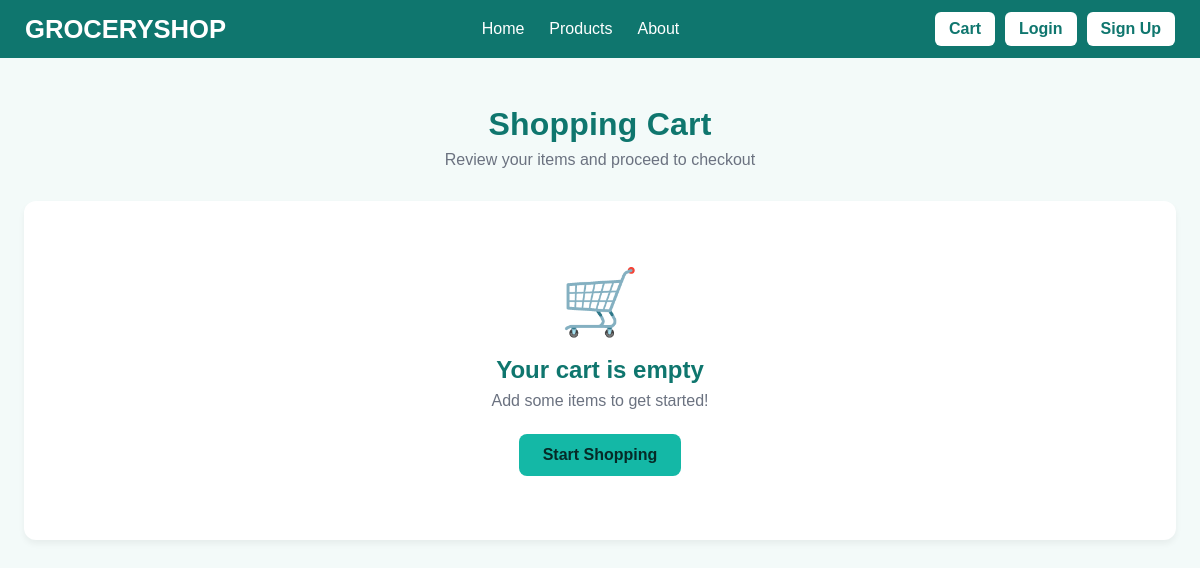
The app's page /cart/ (signed in), older data.
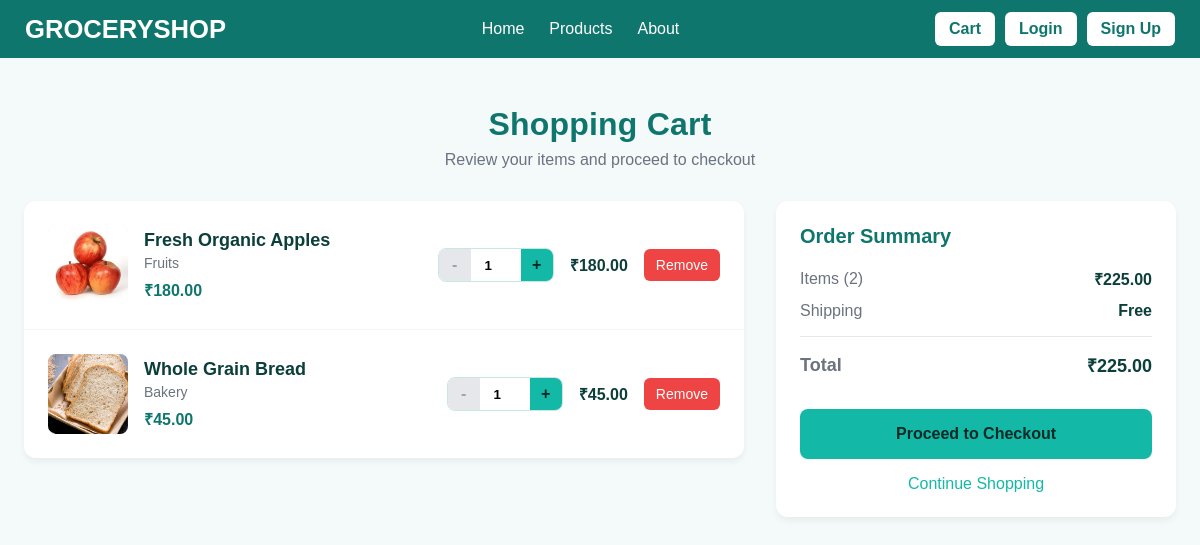
The same page, newer data.
### GroceryShopApp/models.py (models this page shows, shortened)
class CartItem(models.Model):
    cart = models.ForeignKey(Cart, on_delete=models.CASCADE)
    product = models.ForeignKey(Product, on_delete=models.CASCADE)
    quantity = models.PositiveIntegerField(default=1)
    added_at = models.DateTimeField(auto_now_add=True)
    @property
    def total_price(self):
        return self.product.price * self.quantity

class Product(models.Model):
    name = models.CharField(max_length=200)
    description = models.TextField(blank=True)
    price = models.DecimalField(max_digits=10, decimal_places=2)
    image = models.ImageField(upload_to='products/', blank=True, null=True)
    stock_quantity = models.PositiveIntegerField(default=0)
    category = models.CharField(max_length=100, blank=True)
    created_at = models.DateTimeField(auto_now_add=True)
    updated_at = models.DateTimeField(auto_now=True)

### GroceryShopApp/views.py (the view)
# urls.py: path("cart/", views.cart, name="cart"),
@login_required
def cart(request):
    cart, created = Cart.objects.get_or_create(user=request.user)
    cart_items = CartItem.objects.filter(cart=cart)
    total_items = sum(item.quantity for item in cart_items)
    total_price = sum(item.total_price for item in cart_items)
    return render(request, "Cart.html", {
        "cart_items": cart_items,
        "cart": cart,
        "total_items": total_items,
        "total_price": total_price
    })

### templates/Cart.html (shortened to what this page needs)
<!DOCTYPE html>
<html lang="en">
<head>
</head>
<body>
    {% include 'Navbar.html' %}
    {% load static %}
    <div class="container">
        <div class="cart-header">
            <h1>Shopping Cart</h1>
            <p>Review your items and proceed to checkout</p>
        </div>
        {% if cart_items %}
        <div class="cart-content">
            <div class="cart-items">
                {% for item in cart_items %}
                <div class="cart-item" data-item-id="{{ item.id }}">
                    <div class="item-image">
                        {% if item.product.image %}
                            <img src="{{ item.product.image.url }}" alt="{{ item.product.name }}">
                        {% else %}
                            <div class="placeholder">📦</div>
                        {% endif %}
                    </div>
                    <div class="item-details">
                        <h3 class="item-name">{{ item.product.name }}</h3>
                        {% if item.product.category %}
                            <p class="item-category">{{ item.product.category }}</p>
                        {% endif %}
                        <p class="item-price">₹{{ item.product.price|floatformat:2 }}</p>
                    </div>
                    <div class="item-controls">
                        <div class="quantity-controls">
                            <button class="quantity-btn" onclick="updateQuantity({{ item.id }}, {{ item.quantity|add:'-1' }})" {% if item.quantity <= 1 %}disabled{% endif %}>-</button>
                            <input type="number" class="quantity-input" value="{{ item.quantity }}" min="1" onchange="updateQuantity({{ item.id }}, this.value)">
                            <button class="quantity-btn" onclick="updateQuantity({{ item.id }}, {{ item.quantity|add:'1' }})">+</button>
                        </div>
                        <div class="item-total">
                            <strong>₹{{ item.total_price|floatformat:2 }}</strong>
                        </div>
                        <button class="remove-btn" onclick="removeItem({{ item.id }})">Remove</button>
                    </div>
                </div>
                {% endfor %}
            </div>
            <div class="cart-summary">
                <h3 class="summary-header">Order Summary</h3>
                <div class="summary-row">
                    <span class="summary-label">Items ({{ total_items }})</span>
                    <span class="summary-value">₹{{ total_price|floatformat:2 }}</span>
                </div>
                <div class="summary-row">
                    <span class="summary-label">Shipping</span>
                    <span class="summary-value">Free</span>
                </div>
                <div class="summary-row total">
                    <span class="summary-label">Total</span>
                    <span class="summary-value">₹{{ total_price|floatformat:2 }}</span>
            </div>
                <button class="checkout-btn" onclick="proceedToCheckout()">
                    Proceed to Checkout
                </button>
                <a href="{% url 'home' %}" class="continue-shopping">
                    Continue Shopping
                </a>
            </div>
        </div>
        {% else %}
        <div class="empty-cart">
            <div class="empty-cart-icon">🛒</div>
            <h2>Your cart is empty</h2>
            <p>Add some items to get started!</p>
            <a href="{% url 'home' %}" class="btn-primary">Start Shopping</a>
        </div>
        {% endif %}
    </div>
</body>
</html>

### templates/Navbar.html (shortened to what this page needs)
<!DOCTYPE html>
<html lang="en">
<head>
</head>
<body>
  <nav>
    <div class="logo">GroceryShop</div>
    <ul class="nav-links">
      <li><a href="{% url 'home' %}">Home</a></li>
      <li><a href="{% url 'products' %}">Products</a></li>
      <li><a href="{% url 'about' %}">About</a></li>
    </ul>
    <div class="nav-buttons">
      <a href="{% url 'cart' %}" class="btn">Cart</a>
      <a href="{% url 'login' %}" class="btn">Login</a>
      <a href="{% url 'signup' %}" class="btn">Sign Up</a>
    </div>
  </nav>
</body>
</html>

### templates/Cart.html (style rules this page uses)
:root { --bg: #f3faf9; --text: #0b3f3a; --brand: #0f766e; --primary: #14b8a6; --primary-strong: #0ea5a3; --on-primary: #062a27; --field: #ffffff; --field-border: #c7e7e2; --success: #10b981; --error: #ef4444; --warning: #f59e0b; }
body { margin: 0; font-family: system-ui, -apple-system, Segoe UI, Roboto, Helvetica, Arial, "Apple Color Emoji", "Segoe UI Emoji"; background: var(--bg); color: var(--text); }
.container { max-width: 1200px; margin: 48px auto; padding: 0 24px; }
.cart-header { text-align: center; margin-bottom: 32px; }
.cart-header h1 { font-size: 32px; color: var(--brand); margin: 0 0 8px 0; letter-spacing: 0.2px; }
.cart-header p { color: #6b7280; font-size: 16px; margin: 0; }
.cart-content { display: grid; grid-template-columns: 1fr 400px; gap: 32px; align-items: start; }
.cart-items { background: #ffffff; border-radius: 12px; box-shadow: 0 4px 6px rgba(0, 0, 0, 0.05); overflow: hidden; }
.cart-item { display: flex; align-items: center; padding: 24px; border-bottom: 1px solid #f3f4f6; transition: background-color 160ms ease; }
.cart-item:last-child { border-bottom: none; }
.item-image { width: 80px; height: 80px; border-radius: 8px; background: #f3f4f6; display: flex; align-items: center; justify-content: center; margin-right: 16px; overflow: hidden; }
.item-image img { width: 100%; height: 100%; object-fit: cover; }
.item-details { flex: 1; margin-right: 16px; }
.item-name { font-size: 18px; font-weight: 600; color: var(--text); margin: 0 0 4px 0; }
.item-category { color: #6b7280; font-size: 14px; margin: 0 0 8px 0; }
.item-price { font-size: 16px; font-weight: 600; color: var(--brand); }
.item-controls { display: flex; align-items: center; gap: 16px; }
.quantity-controls { display: flex; align-items: center; border: 1px solid var(--field-border); border-radius: 8px; overflow: hidden; }
.quantity-btn { width: 32px; height: 32px; border: none; background: var(--primary); color: var(--on-primary); cursor: pointer; display: flex; align-items: center; justify-content: center; font-size: 16px; font-weight: 600; transition: background-color 160ms ease; }
.quantity-btn:disabled { background: #e5e7eb; color: #9ca3af; cursor: not-allowed; }
.quantity-input { width: 50px; height: 32px; border: none; text-align: center; font-weight: 600; background: #ffffff; outline: none; }
.remove-btn { background: var(--error); color: white; border: none; border-radius: 6px; padding: 8px 12px; cursor: pointer; font-size: 14px; font-weight: 500; transition: background-color 160ms ease; }
.cart-summary { background: #ffffff; border-radius: 12px; box-shadow: 0 4px 6px rgba(0, 0, 0, 0.05); padding: 24px; position: sticky; top: 24px; }
.summary-header { font-size: 20px; font-weight: 600; color: var(--brand); margin: 0 0 20px 0; }
.summary-row { display: flex; justify-content: space-between; align-items: center; margin-bottom: 12px; }
.summary-row.total { border-top: 1px solid #e5e7eb; padding-top: 16px; margin-top: 16px; font-size: 18px; font-weight: 600; color: var(--brand); }
.summary-label { color: #6b7280; }
.summary-value { font-weight: 600; color: var(--text); }
.checkout-btn { width: 100%; padding: 16px; border: none; border-radius: 8px; background: var(--primary); color: var(--on-primary); font-size: 16px; font-weight: 600; cursor: pointer; margin-top: 20px; transition: background-color 160ms ease, transform 80ms ease; }
.continue-shopping { display: inline-block; color: var(--primary); text-decoration: none; font-weight: 500; margin-top: 16px; text-align: center; width: 100%; }

### templates/Navbar.html (style rules this page uses)
* { margin: 0; padding: 0; box-sizing: border-box; font-family: "Poppins", sans-serif; }
nav { background-color: #0f766e; color: white; padding: 12px 25px; display: flex; justify-content: space-between; align-items: center; flex-wrap: wrap; position: sticky; top: 0; z-index: 100; }
.logo { font-size: 1.6rem; font-weight: bold; text-transform: uppercase; }
.nav-links { display: flex; list-style: none; gap: 25px; }
.nav-links a { text-decoration: none; color: white; font-weight: 500; transition: 0.3s; }
.nav-buttons { display: flex; gap: 10px; }
.btn { padding: 8px 14px; background-color: white; color: #0f766e; border-radius: 6px; border: none; text-decoration: none; font-weight: 600; transition: 0.3s; }

Row changes from the older to the newer data that the page shows:
added CartItem: product.image (picture), product.name "Fresh Organic Apples", product.category "Fruits", product.price "180.00", quantity "1", total_price "180.00"
added CartItem: product.image (picture), product.name "Whole Grain Bread", product.category "Bakery", product.price "45.00", quantity "1", total_price "45.00"
Text that changed along with them:
{{ total_items }}: (not shown) → "2"
{{ total_price|floatformat:2 }}: (not shown) → "225.00"
text no longer shown: "🛒 Your cart is empty Add some items to get started! Start Shopping"
text now shown: "Order Summary Items ( ) ₹ Shipping Free Total ₹ Proceed to Checkout Continue Shopping"
